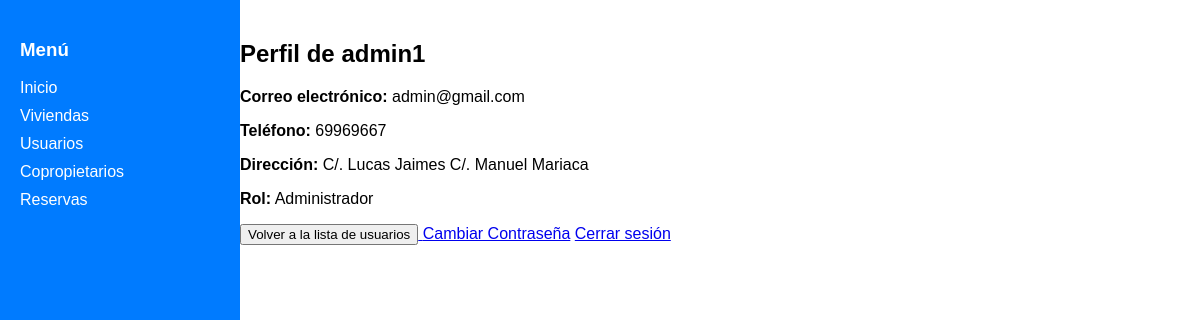
The app's page /users/profile/3/ (signed in) with its own data.
### users/models.py (models this page shows, shortened)
class CustomUser(AbstractUser):
    ROLES = [
        ('admin', 'Administrador'),
        ('portero', 'Portero'),
        ('limpieza', 'Personal de limpieza'),
        ('visitante', 'Visitante'),
    ]
    HABITANTE_TYPES = [
        ('titular', 'Titular'),
        ('dueno', 'Dueño'),
        ('copropietario', 'Copropietario'),
        ('menor', 'Menor'),
    ]
    phone = models.CharField(max_length=15, blank=True, null=True)
    address = models.TextField(blank=True, null=True)
    role = models.CharField(max_length=20, choices=ROLES, default='visitante')
    tipo_habitante = models.CharField(max_length=20, choices=HABITANTE_TYPES, blank=True, null=True)
    vivienda = models.ForeignKey(
        'vivienda.Vivienda',  # Especificamos el modelo correctamente
        on_delete=models.SET_NULL,
        null=True,
        blank=True,
        related_name="residentes"  # Cambiamos el related_name para evitar conflicto
    )

### users/views.py (the view)
# urls.py: path('profile/<int:pk>/', user_profile, name='user_profile'),
@login_required
def user_profile(request, pk):
    user = get_object_or_404(CustomUser, pk=pk)
    return render(request, 'users/user_profile.html', {'user': user})

### users/templates/users/user_profile.html
{% extends 'base.html' %}
{% block content %}
<h2>Perfil de {{ user.username }}</h2>
<p><strong>Correo electrónico:</strong> {{ user.email }}</p>
<p><strong>Teléfono:</strong> {{ user.phone }}</p>
<p><strong>Dirección:</strong> {{ user.address }}</p>
<p><strong>Rol:</strong> {{ user.get_role_display }}</p>
<a href="{% url 'user_list' %}">
    <button>Volver a la lista de usuarios</button>
</a>
<a href="{% url 'password_change' %}">Cambiar Contraseña</a>
<a href="{% url 'logout' %}">Cerrar sesión</a>
{% endblock %}

### templates/base.html (style rules this page uses)
body { font-family: Arial, sans-serif; margin: 0; padding: 0; }

### records on screen
CustomUser: username "admin1", email "admin@gmail.com", phone "69969667", address "C/. Lucas Jaimes C/. Manuel Mariaca", role "Administrador"
